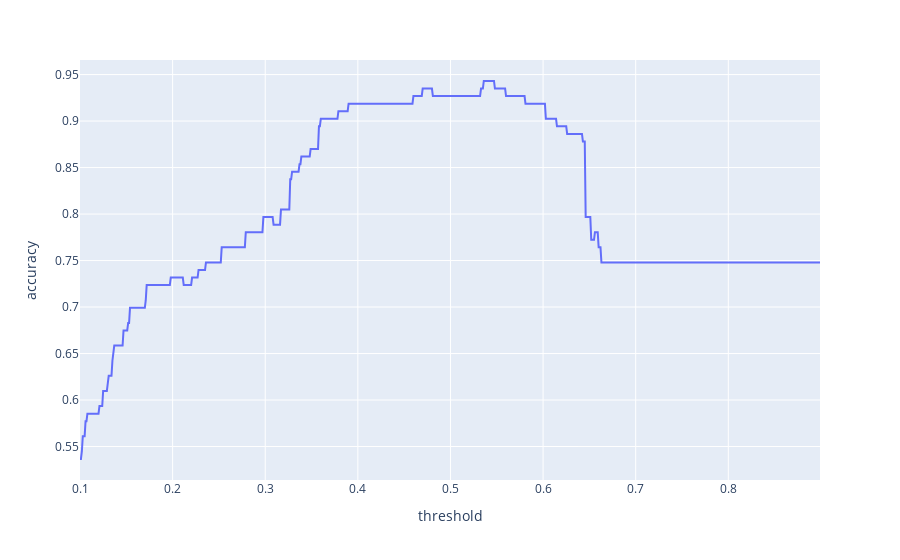

Here is the notebook cell this chart was saved with:
### Code cell
import plotly.express as px

px.line(acc_df, x="threshold", y="accuracy").show()

### Figure 1 — Plotly figure (JSON) as saved in the notebook; plotly's stock layout.template omitted (floating-point values rounded to 4 significant figures; data arrays with more than 128 entries replaced by an {"elided": "..."} marker saying what was removed)
{"data": [{"hovertemplate": "threshold=%{x}<br>accuracy=%{y}<extra></extra>", "legendgroup": "", "line": {"color": "#636efa", "dash": "solid"}, "marker": {"symbol": "circle"}, "mode": "lines", "name": "", "orientation": "v", "showlegend": false, "type": "scatter", "x": {"elided": "800 float values"}, "xaxis": "x", "y": {"elided": "800 float values"}, "yaxis": "y"}], "layout": {"legend": {"tracegroupgap": 0}, "margin": {"t": 60}, "xaxis": {"anchor": "y", "domain": [0, 1], "title": {"text": "threshold"}}, "yaxis": {"anchor": "x", "domain": [0, 1], "title": {"text": "accuracy"}}}}
